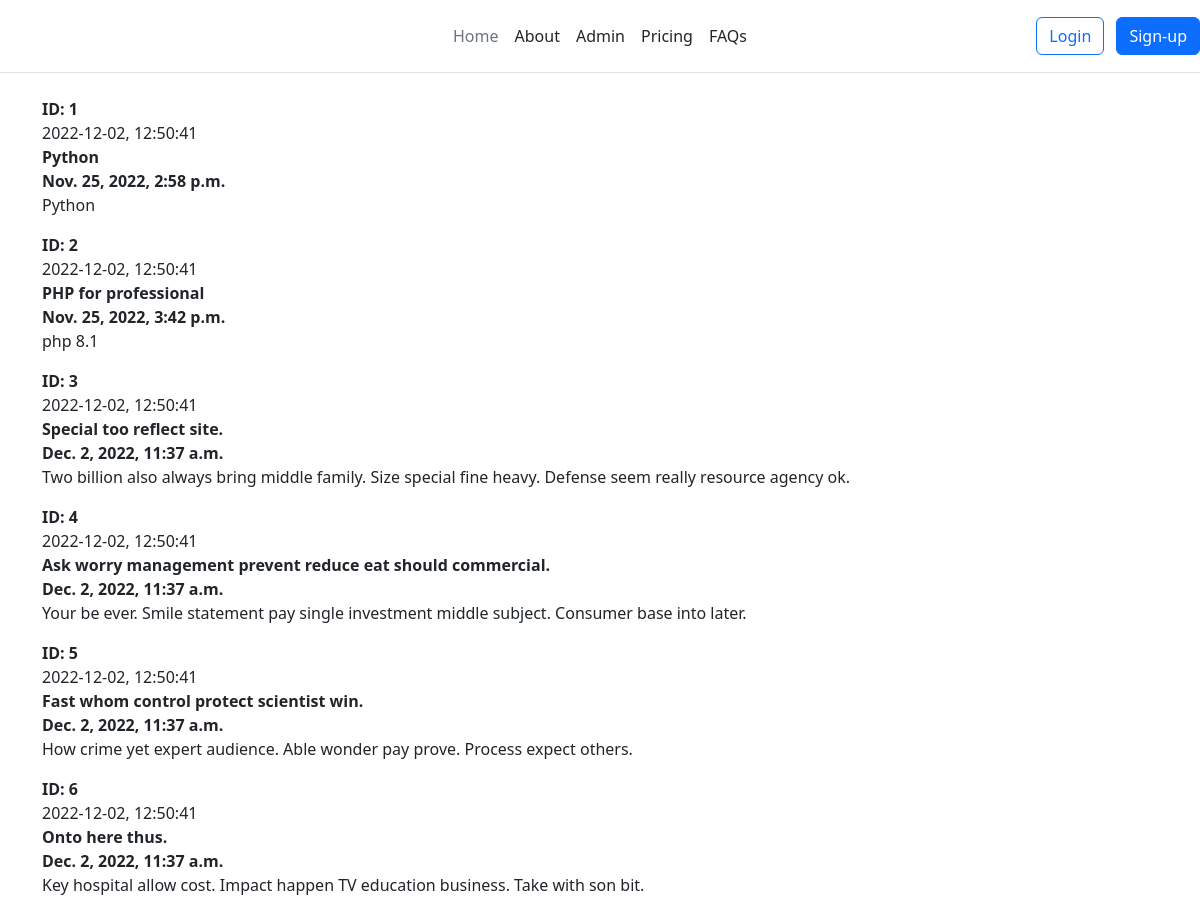
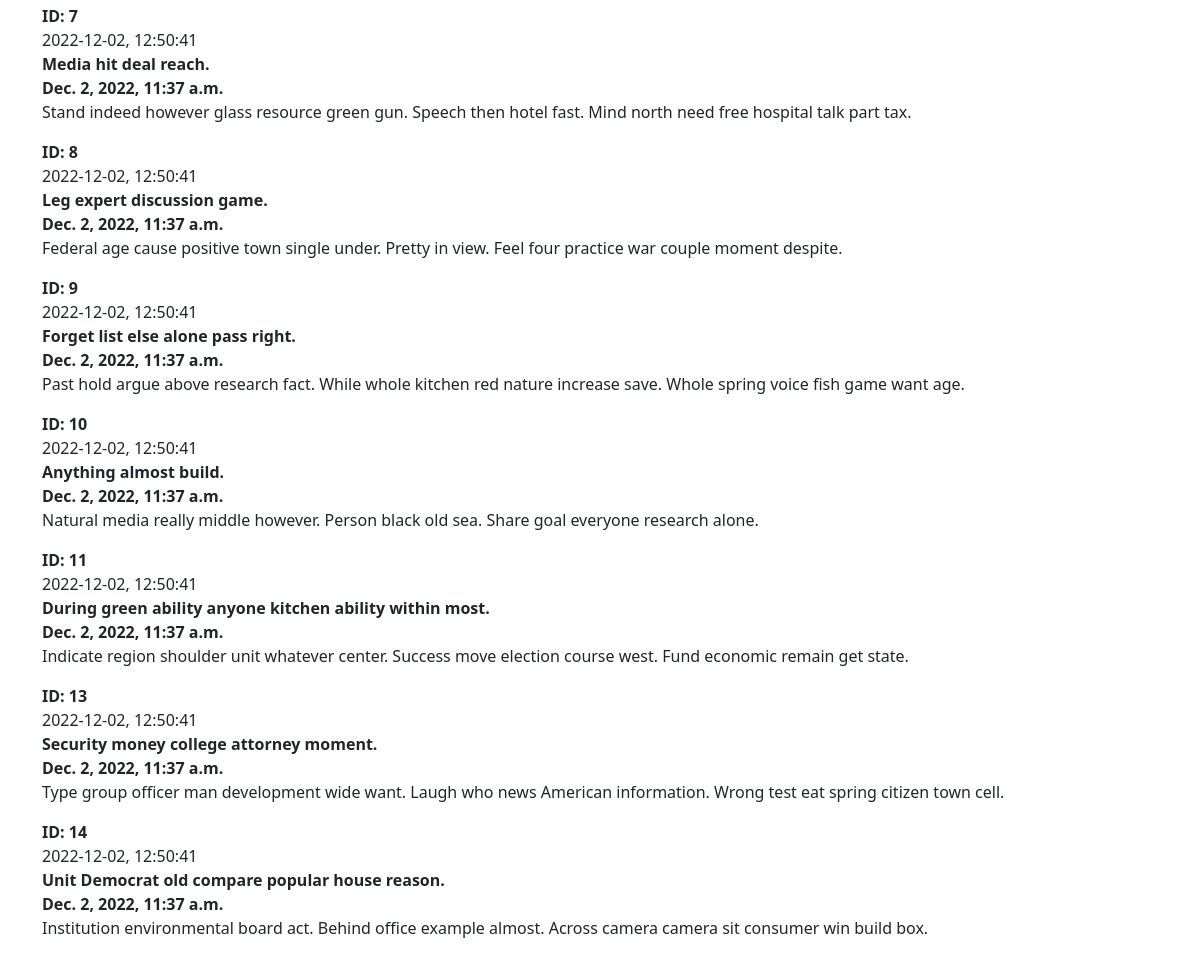
The page / on the database its author committed (2 pictures, top to bottom).
### main/models.py (models this page shows, shortened)
class Book(models.Model):
    title = models.CharField('Name', max_length=50)
    author = models.CharField('Author', max_length=50)
    text = models.TextField('About')
    published = models.DateTimeField(auto_now=False, auto_now_add=False)
    count = models.IntegerField('Quantity', default=1)
    createed = models.DateTimeField(auto_now_add=True)
    class Meta:
        verbose_name = 'Книги'
        verbose_name_plural = 'Книги'

### main/views.py (the view)
# urls.py: path('', views.index, name='home'),
def index(request):
    books = Book.objects.all()
    return render(request, 'main/index.html', {'title': 'Main page', 'books': books})

### main/templates/main/index.html (shortened to what this page needs)
{% extends 'main/base.html' %}
{% block content %}
    {% if books %}
        {% for el in books %}
            <div><b>ID: {{ el.id }}</b></div>
            <div>{% now "Y-m-d, h:i:s" %}</div>
            <div><b>{{ el.title | truncatewords:20 }}</b></div>
            <div><b>{{ el.createed }}</b></div>
            <div><p>{{ el.text | truncatewords:20 }}</p></div>
        {% endfor %}
    {% else %}
        <h4>No books</h4>
    {% endif %}
{% endblock %}

### main/templates/main/base.html (shortened to what this page needs)
<!doctype html>
<html lang="en">
<head>
    <link href="https://cdn.jsdelivr.net/npm/bootstrap@5.2.3/dist/css/bootstrap.min.css" rel="stylesheet">
</head>
<body>
<header class="d-flex flex-wrap align-items-center justify-content-center justify-content-md-between py-3 mb-4 border-bottom">
      <a href="/" class="d-flex align-items-center col-md-3 mb-2 mb-md-0 text-dark text-decoration-none">
        <svg class="bi me-2" width="40" height="32" role="img" aria-label="Bootstrap"><use xlink:href="#bootstrap"></use></svg>
      </a>
      <ul class="nav col-12 col-md-auto mb-2 justify-content-center mb-md-0">
        <li><a href="{% url 'home' %}" class="nav-link px-2 link-secondary">Home</a></li>
        <li><a href="{% url 'about' %}" class="nav-link px-2 link-dark">About</a></li>
          <li><a href="/admin" class="nav-link px-2 link-dark">Admin</a></li>
          <li><a href="#" class="nav-link px-2 link-dark">Pricing</a></li>
          <li><a href="#" class="nav-link px-2 link-dark">FAQs</a></li>
      </ul>
      <div class="col-md-3 text-end">
        <button type="button" class="btn btn-outline-primary me-2">Login</button>
        <button type="button" class="btn btn-primary">Sign-up</button>
      </div>
</header>
<div class="container">
{% block content %}{% endblock %}
</div>
</body>
</html>

### rows shown on the page
Book: id "1", now "2022-12-02, 12:50:41", title "Python", createed "Nov. 25, 2022, 2:58 p.m.", text "Python"
Book: id "2", now "2022-12-02, 12:50:41", title "PHP for professional", createed "Nov. 25, 2022, 3:42 p.m.", text "php 8.1"
Book: id "3", now "2022-12-02, 12:50:41", title "Special too reflect site.", createed "Dec. 2, 2022, 11:37 a.m.", text "Two billion also always bring middle family. Size special fine heavy. Defense seem really resource agency ok."
Book: id "4", now "2022-12-02, 12:50:41", title "Ask worry management prevent reduce eat should commercial.", createed "Dec. 2, 2022, 11:37 a.m.", text "Your be ever. Smile statement pay single investment middle subject. Consumer base into later."
Book: id "5", now "2022-12-02, 12:50:41", title "Fast whom control protect scientist win.", createed "Dec. 2, 2022, 11:37 a.m.", text "How crime yet expert audience. Able wonder pay prove. Process expect others."
Book: id "6", now "2022-12-02, 12:50:41", title "Onto here thus.", createed "Dec. 2, 2022, 11:37 a.m.", text "Key hospital allow cost. Impact happen TV education business. Take with son bit."
Book: id "7", now "2022-12-02, 12:50:41", title "Media hit deal reach.", createed "Dec. 2, 2022, 11:37 a.m.", text "Stand indeed however glass resource green gun. Speech then hotel fast. Mind north need free hospital talk part tax."
Book: id "8", now "2022-12-02, 12:50:41", title "Leg expert discussion game.", createed "Dec. 2, 2022, 11:37 a.m.", text "Federal age cause positive town single under. Pretty in view. Feel four practice war couple moment despite."
Book: id "9", now "2022-12-02, 12:50:41", title "Forget list else alone pass right.", createed "Dec. 2, 2022, 11:37 a.m.", text "Past hold argue above research fact. While whole kitchen red nature increase save. Whole spring voice fish game want age."
Book: id "10", now "2022-12-02, 12:50:41", title "Anything almost build.", createed "Dec. 2, 2022, 11:37 a.m.", text "Natural media really middle however. Person black old sea. Share goal everyone research alone."
Book: id "11", now "2022-12-02, 12:50:41", title "During green ability anyone kitchen ability within most.", createed "Dec. 2, 2022, 11:37 a.m.", text "Indicate region shoulder unit whatever center. Success move election course west. Fund economic remain get state."
Book: id "13", now "2022-12-02, 12:50:41", title "Security money college attorney moment.", createed "Dec. 2, 2022, 11:37 a.m.", text "Type group officer man development wide want. Laugh who news American information. Wrong test eat spring citizen town cell."
Book: id "14", now "2022-12-02, 12:50:41", title "Unit Democrat old compare popular house reason.", createed "Dec. 2, 2022, 11:37 a.m.", text "Institution environmental board act. Behind office example almost. Across camera camera sit consumer win build box."
